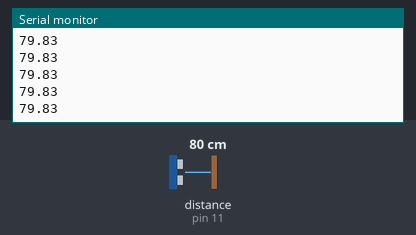
Simulated run of this sketch. Board: Arduino Uno, built with avr-gcc and run on an emulated ATmega328P. On the bench: the last lines printed to the serial monitor. Wiring (inferred from the names in the program): ultrasonic range finder: trigger pin 12; echo pin 11. The test bench sets the inputs (shaded band); at power-on: distance to the obstacle (sensor on pin 11) 80 cm. The echo pulse lasts 58.3 µs per cm.

Above: at 1.2 s.
1.3 s: distance to the obstacle (sensor on pin 11) set to 2 cm
At 1.35 s:
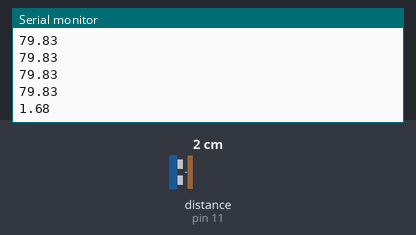
2.8 s: distance to the obstacle (sensor on pin 11) set to 4 cm
At 2.83 s:
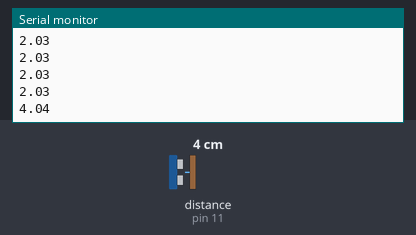
Timing chart, 0 to 5.8 s (numbered marks = the images above; inputs shaded):
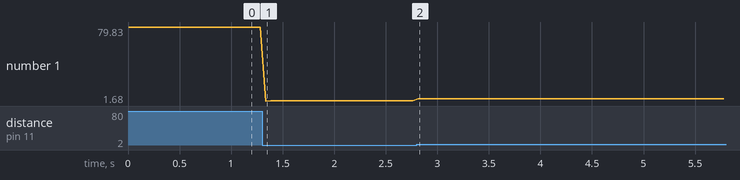

Measured:
- after the input at 1.3 s, the serial monitor: prints a new line at once (image 1)
- after the input at 2.8 s, the serial monitor: prints a new line at once (image 2)
- plotted number 1: 79.83 → 2.03 after the input at 1.3 s, 2.03 → 4.04 after the input at 2.8 s

The sketch:

ultrasonic_sensor.ino
```cpp
    #define echoPin 11 // Echo Pin
    #define trigPin 12 // Trigger Pin

    float duration, distance; // Duration used to calculate distance

    void setup() {
     Serial.begin (9600);
     pinMode(trigPin, OUTPUT);
     pinMode(echoPin, INPUT);
    }

    void loop() {
     digitalWrite(13,HIGH);
     digitalWrite(10,LOW);
     digitalWrite(trigPin, LOW);
     delayMicroseconds(2);

     digitalWrite(trigPin, HIGH);
     delayMicroseconds(10);

     digitalWrite(trigPin, LOW);
     duration = pulseIn(echoPin, HIGH);

     //Calculate the distance (in cm) based on the speed of sound.
     distance = duration/58.2;

     Serial.println(distance);

     delay(50);
    }
```
